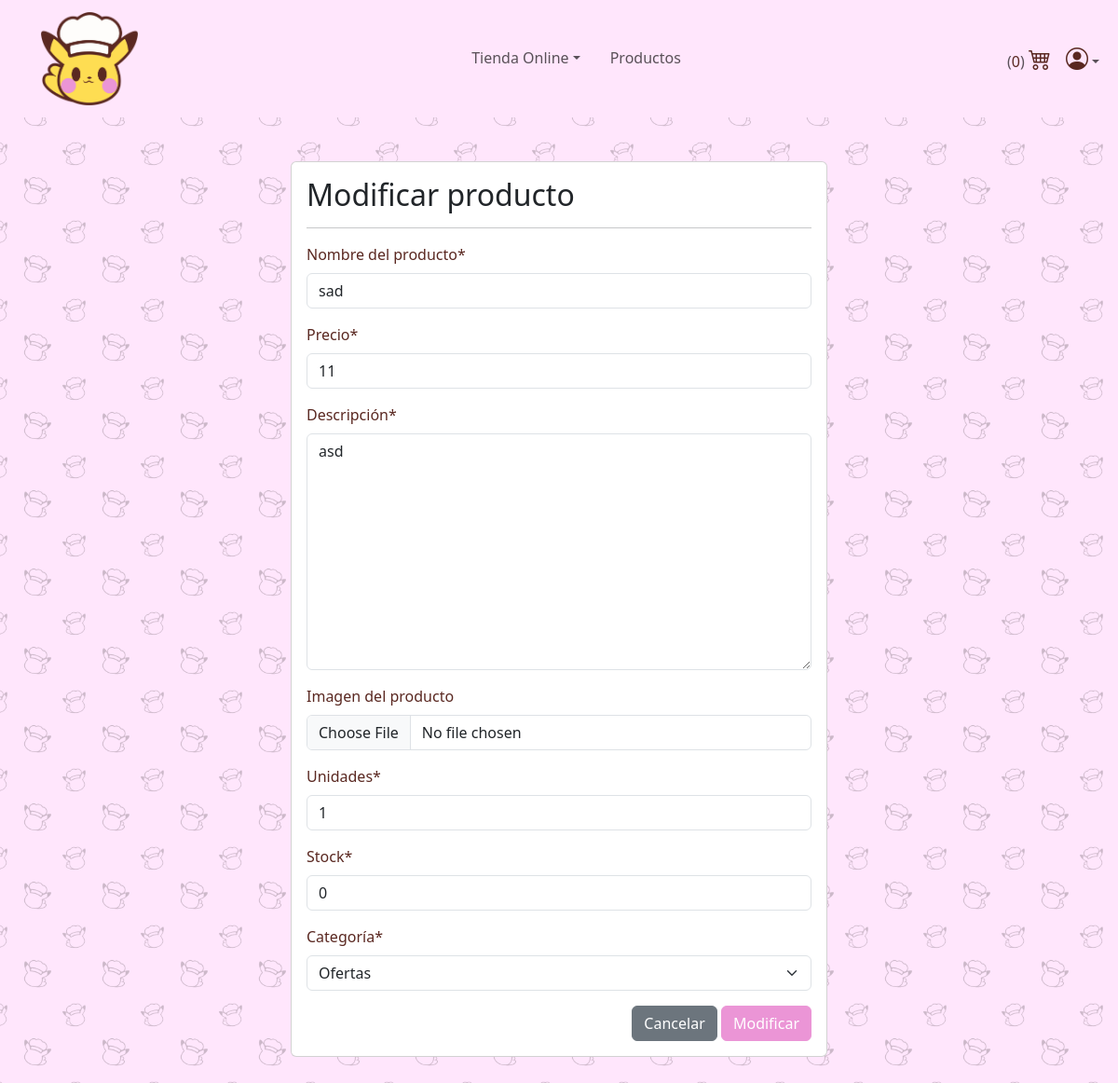
/modificar-producto/11/ (signed in), run on the app's committed database.
### tienda/models.py (models this page shows, shortened)
class Producto(models.Model):
    nombre = models.CharField(max_length=50)
    precio = models.IntegerField()
    descripcion = models.TextField()
    url_imagen = models.ImageField(upload_to="productos",null=True, blank=True)
    unidades = models.IntegerField(default = 1)
    stock = models.IntegerField(default = 0)
    categoria = models.ForeignKey(Categoria, on_delete=models.CASCADE)

class Categoria(models.Model):
    nombre = models.CharField(max_length=50)
    def __str__(self):
        return self.nombre

### tienda/views.py (the view, shortened to what this page needs)
# urls.py: path('modificar-producto/<id>/', views.modificar_producto, name ='modificar_producto'),
@permission_required('tienda.change_producto')
def modificar_producto(request, id):
    producto = get_object_or_404(Producto, id=id)
    context = {'form':ProductoForm(instance=producto)}
    return render(request, 'productos/modificar.html',context)

### tienda/forms.py
class ProductoForm(forms.ModelForm):
    class Meta:
        model = Producto
        fields = '__all__'
        labels = {
            'nombre':'Nombre del producto',
            'descripcion':'Descripción',
            'url_imagen':'Imagen del producto',
            'categoria':'Categoría',
        }

### tienda/templates/productos/modificar.html (shortened to what this page needs)
{% extends 'tienda/base-intranet.html' %}
{% load crispy_forms_tags %}
{% block contenido %}
<br><br>
    <div class="row">
        <div class="col-12 col-md-6 offset-md-3">
            <div class="card">
                <div class="card-body">
                    <h2>Modificar producto</h2>
                    <hr>
                    <form action="" method="post" enctype="multipart/form-context">
                        {{ form | crispy }}
                        <div class="d-flex justify-content-end">
                            <input type="reset" value="Cancelar" class="btn btn-secondary">
                            <input type="submit" value="Modificar" class="btn btn-primary">
                        </div>
                    </form>
                </div>
            </div>
        </div>
    </div>
<br><br>
{% endblock %}

### tienda/static/tienda/css/alfajoreria.css (style rules this page uses)
* { color: #5A2821; }
.btn-primary { background-color: #EB95D6; border-color: #EB95D6 ; }
body { background-image: url('../img/pipopattern.png'); background-size: 7%; background-color: #ffe6fc; }

### data on the page
Producto: nombre "sad", precio "11", descripcion "asd", unidades "1", stock "0", categoria "Ofertas"
